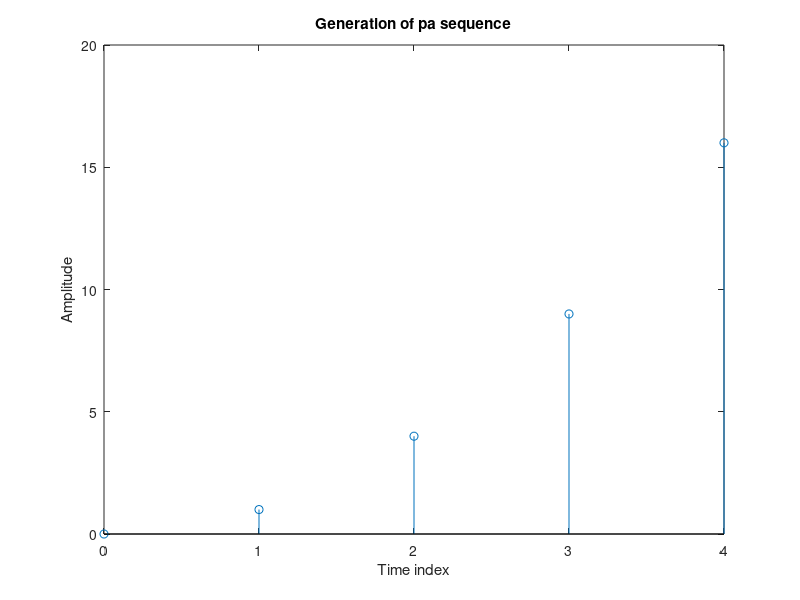

MATLAB code to generate this figure:
 % %unit step response
 % a = input('Enter the desired length of the sequence=');
 % b = input('Enter the sampling period=');
 % x = 0:a-1;
 % y=cos(2*pi*b*x);
 % stem(x,y);
 % xlabel('Time index');
 % ylabel('Amplitude');
 % title('Generation of unit step sequence');
 % 
 % %unit ramp response
 % 
 % a = input('Enter the desired length of the sequence=');
 % b = input('Enter the sampling period=');
 % x1 = 0:a-1;
 % y1=x1;
 % stem(x1,y1);
 % xlabel('Time index');
 % ylabel('Amplitude');
 % title('Generation of ramp sequence');

 %sinusoid
 
 % a = input('Enter the desired length of the sequence=');
 % b = input('Enter the sampling period=');
 % x3 = 0:1:a-1;
 % y3 =sin((2/b)*pi*x3);
 % stem(x3,y3);
 % xlabel('Time index');
 % ylabel('Amplitude');
 % title('Generation of sinusoid sequence');

 
 %impulse
 
 % a  = input('Enter the desired length of the sequence=');
 % b  = input('Enter the sampling period=');
 % x3 = 0:a-1;
 % y3 = [cos(2*pi*b) zeros(1,a-1)];
 % stem(x3,y3);
 % xlabel('Time index');
 % ylabel('Amplitude');
 % title('Generation of impulse sequence');


 %parabolic

 a = input('Enter the desired length of the sequence=');
 b = input('Enter the sampling period=');
 x3 = 0:a-1;
 y3 = x3.^2;
 stem(x3,y3);
 xlabel('Time index');
 ylabel('Amplitude');
 title('Generation of pa sequence');









